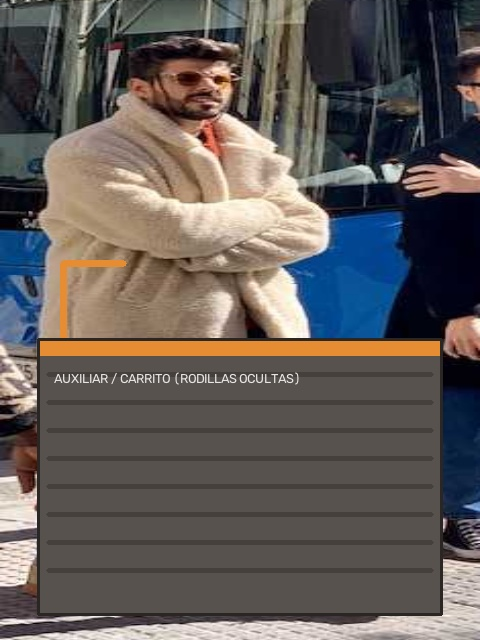
#> input picture backend/app/seed/dataset_jabil/aux_01_carrito_tapa_rodillas_A.jpg, 480 x 640 px
$ python -i privacidad.py   (imports and definitions only)
#> lines starting #> are read from the running program, lines starting #| are printed output that depends on the picture; after the words box and inside, x2 and y2 are one past the last pixel; in counts of white or black regions, pixels touching at a corner belong together
"""Face-only elliptical blur; unsupported evidence must never enable image display."""
from __future__ import annotations

import math


def _detectar_caras(imagen):
    import cv2
    gray = cv2.cvtColor(imagen, cv2.COLOR_BGR2GRAY)
    regions = []
    # Both profile directions matter; these cascades ship with installed OpenCV.
    for filename, flipped in (("haarcascade_frontalface_default.xml", False),
                              ("haarcascade_profileface.xml", False),
                              ("haarcascade_profileface.xml", True)):
        classifier = cv2.CascadeClassifier(cv2.data.haarcascades + filename)
        if classifier.empty():
            raise RuntimeError("Detector facial OpenCV no disponible")
        source = cv2.flip(gray, 1) if flipped else gray
        for x, y, w, h in classifier.detectMultiScale(source, scaleFactor=1.1, minNeighbors=4, minSize=(20, 20)):
            if flipped:
                x = imagen.shape[1] - x - w
            regions.append((float(x), float(y), float(x + w), float(y + h)))
    return regions


def _detectar_personas(imagen):
    import cv2
    if imagen.shape[0] < 128 or imagen.shape[1] < 64:
        return []
    detector = cv2.HOGDescriptor()
    detector.setSVMDetector(cv2.HOGDescriptor_getDefaultPeopleDetector())
    boxes, _ = detector.detectMultiScale(imagen, winStride=(8, 8), padding=(8, 8), scale=1.05)
    return [(float(x), float(y), float(x + w), float(y + h)) for x, y, w, h in boxes]


def _region_valida(region, ancho, alto):
    if len(region) != 4 or not all(math.isfinite(float(v)) for v in region):
        return None
    x1, y1, x2, y2 = map(float, region)
    # Do not clip unsupported/truncated evidence into a plausible face.
    if not (0 <= x1 < x2 <= ancho and 0 <= y1 < y2 <= alto):
        return None
    return math.floor(x1), math.floor(y1), math.ceil(x2), math.ceil(y2)


def validar_regiones(imagen, regiones):
    """Normalize face evidence identically for detection, persistence and media reads."""
    h, w = imagen.shape[:2]
    try:
        validas = [_region_valida(r, w, h) for r in regiones]
        if not validas or not all(validas):
            return None
        for x1, y1, x2, y2 in validas:
            ancho, alto = x2 - x1, y2 - y1
            if min(ancho, alto) < 20 or not .5 <= ancho / alto <= 2:
                return None
        return validas
    except (ValueError, TypeError, OverflowError):
        return None


def localizar_cabezas(imagen, cajas=None, puntos=None, confianzas=None, umbral=.5):
    """Require a detected face for every known person; landmarks alone cannot prove a face.

    The pose arguments remain accepted for estimator compatibility. Neither two points
    nor an upper-body rectangle supports a face-only blur.
    """
    import cv2
    h, w = imagen.shape[:2]
    try:
        caras = validar_regiones(imagen, _detectar_caras(imagen))
        personas = _detectar_personas(imagen) if cajas is None else cajas
        if caras is None:
            return None
        cajas_validas = [_region_valida(caja, w, h) for caja in personas]
        if not all(cajas_validas):
            return None
        cubiertas = set()
        for a, b, c, d in caras:
            candidatas = [i for i, (x1, y1, x2, y2) in enumerate(cajas_validas)
                          if x1 <= a < c <= x2 and y1 <= b < d <= y1 + (y2 - y1) * .5]
            # An ambiguous face cannot authorize two different people.
            if len(candidatas) > 1:
                return None
            cubiertas.update(candidatas)
        return caras if len(cubiertas) == len(cajas_validas) else None
    except (cv2.error, RuntimeError, ValueError, IndexError, TypeError, OverflowError):
        return None


def proteger_imagen(imagen, regiones=None):
    """Blur only face ellipses on a copy; black is an internal withheld-frame sentinel."""
    import cv2
    import numpy as np
    protegida = imagen.copy()
    regiones = localizar_cabezas(imagen) if regiones is None else regiones
    validas = validar_regiones(imagen, regiones)
    if validas is None:
        # Estimator compatibility only: the media service must refuse empty evidence.
        protegida[:] = 0
    else:
        for x1, y1, x2, y2 in validas:
            rostro = imagen[y1:y2, x1:x2]
            mascara = np.zeros(rostro.shape[:2], np.uint8)
            centro = ((x2 - x1) // 2, (y2 - y1) // 2)
            cv2.ellipse(mascara, centro, centro, 0, 0, 360, 255, -1)
            # shortcut: fixed relative blur is not certified anonymization; review before sharing.
            difuminada = cv2.GaussianBlur(rostro, (0, 0), max(x2 - x1, y2 - y1) / 4)
            protegida[y1:y2, x1:x2][mascara != 0] = difuminada[mascara != 0]
    return protegida


POLITICA_PRIVACIDAD = 3
REVISION_PRIVACIDAD = "Imagen no disponible por privacidad: requiere revisión del rostro de todas las personas."
AVISO_PRIVACIDAD = (
    "Privacidad: difuminado gaussiano elíptico únicamente sobre los rostros localizados; si falta "
    "evidencia de alguna persona, la imagen no se muestra y requiere revisión. Los detectores pueden "
    "omitir personas y el difuminado no garantiza anonimización completa. Revise antes de compartir."
)

>>> import cv2
>>> picture = cv2.imread('../seed/dataset_jabil/aux_01_carrito_tapa_rodillas_A.jpg')
#> picture is the input picture: shape (640, 480, 3); mean B, G, R 88.3, 91.5, 97.8
>>> result = proteger_imagen(picture)
#> in _detectar_caras, `gray = cv2.cvtColor(imagen, cv2.COLOR_BGR2GRAY)`:
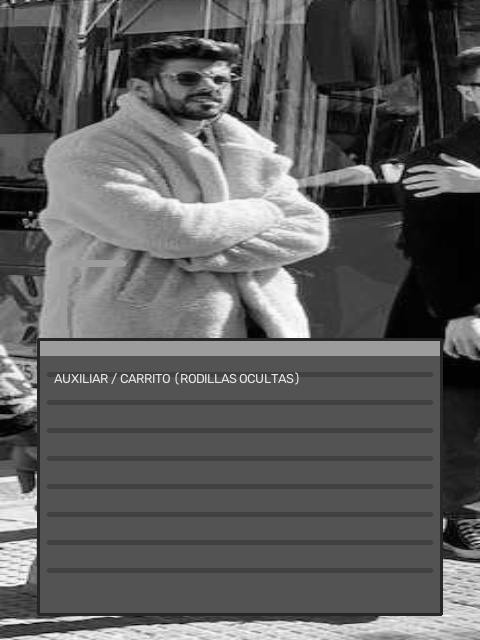
#> gray: shape (640, 480); min 0, max 253, mean 93
#> the loop in _detectar_caras, `for filename, flipped in (("haarcascade_frontalface_default.xml", Fals..` made 3 passes
#> pass 3, in _detectar_caras, `source = cv2.flip(gray, 1) if flipped else gray`:
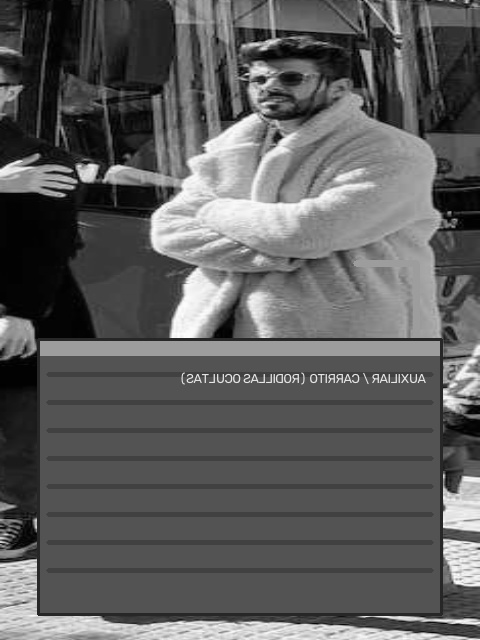
#> source: shape (640, 480); min 0, max 253, mean 93
#> after the loop in _detectar_caras, `for filename, flipped in (("haarcascade_frontalface_default.xml", Fals..`: regions = [(137, 40, 226, 129)]; x = 137
#> in validar_regiones, `validas = [_region_valida(r, w, h) for r in regiones]`: validas = [(137, 40, 226, 129)]
#> the loop in validar_regiones, `for x1, y1, x2, y2 in validas:` made 1 pass
#> (x1, y1, x2, y2, ancho, alto) on pass 1: (137, 40, 226, 129, 89, 89)
#> in _detectar_personas, `boxes, _ = detector.detectMultiScale(imagen, winStride=(8, 8), padding..`: boxes = ()
#> in localizar_cabezas, `personas = _detectar_personas(imagen) if cajas is None else cajas`: personas = []
#> the loop in localizar_cabezas, `for a, b, c, d in caras:` made 1 pass
#> after the loop in localizar_cabezas, `for a, b, c, d in caras:`: cubiertas = 0 items
#> in proteger_imagen, `regiones = localizar_cabezas(imagen) if regiones is None else regiones`: regiones = [(137, 40, 226, 129)]
#> the loop in validar_regiones (call 2), `for x1, y1, x2, y2 in validas:` made 1 pass
#> the loop in proteger_imagen, `for x1, y1, x2, y2 in validas:` made 1 pass
#> (x1, y1, x2, y2, centro) on pass 1: (137, 40, 226, 129, (44, 44))
#> pass 1, in proteger_imagen, `rostro = imagen[y1:y2, x1:x2]`:
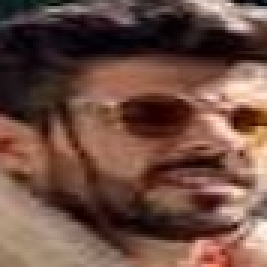
#> rostro: shape (89, 89, 3) (shown 3 times larger); mean B, G, R 66, 77, 109.3
#> pass 1, in proteger_imagen, `difuminada = cv2.GaussianBlur(rostro, (0, 0), max(x2 - x1, y2 - y1) / 4)`:
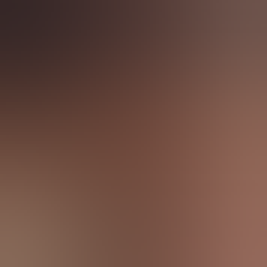
#> difuminada: shape (89, 89, 3) (shown 3 times larger); mean B, G, R 65.5, 76.4, 108.8
#> after the loop in proteger_imagen, `for x1, y1, x2, y2 in validas:`:
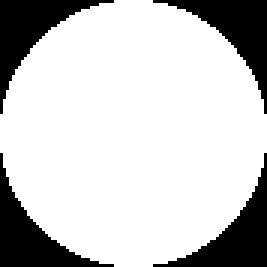
#> mascara: shape (89, 89) (shown 3 times larger); 78.3% white; 4 black regions, box (x1, y1, x2, y2) and area: (0, 0, 38, 38) 430, (51, 0, 89, 38) 430, (0, 51, 38, 89) 429, (51, 51, 89, 89) 429
#> after the loop in proteger_imagen, `for x1, y1, x2, y2 in validas:`:
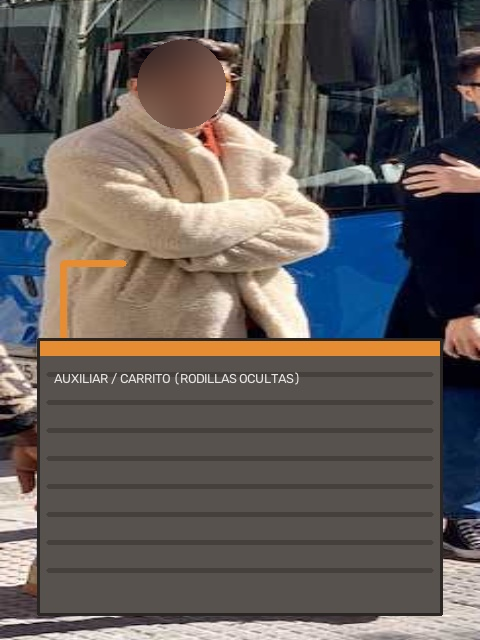
#> protegida: shape (640, 480, 3); 2.02% of pixels changed, all inside (x1, y1, x2, y2) = (137, 40, 226, 129)
